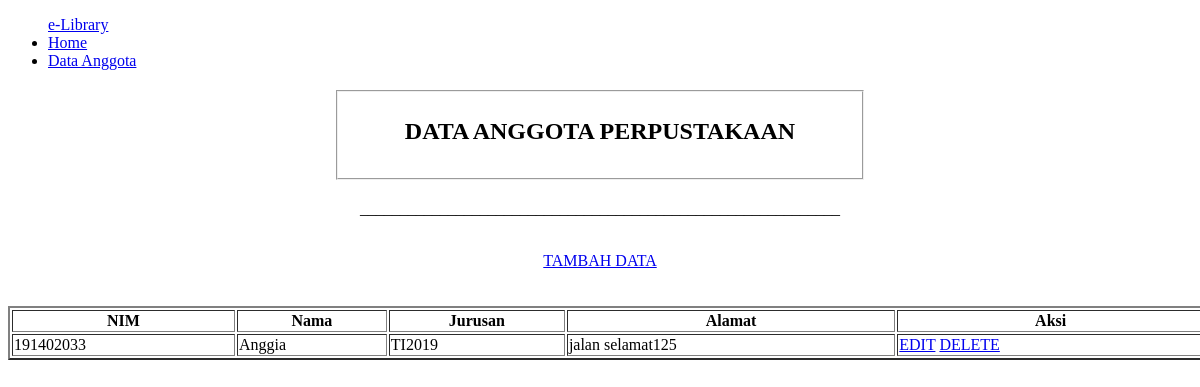
Page /dataanggota.php on the earlier database version.
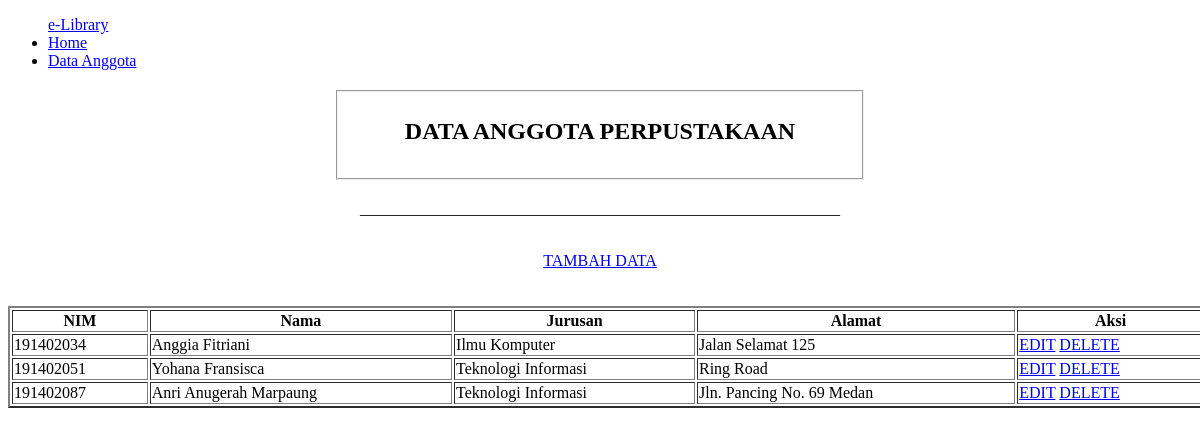
Same page on the later database version.
### tables this page shows
CREATE TABLE `mahasiswa` (
  `nim` int(11) NOT NULL,
  `nama` varchar(30) NOT NULL,
  `jurusan` varchar(50) NOT NULL,
  `alamat` varchar(100) NOT NULL
);

### dataanggota.php (the view, shortened to what this page needs)
<!DOCTYPE html>
<html>
<head>
</head>
<body>
	<ul>
  	<a class="navbar-brand" href="#">e-Library</a>
  	<li><a href="index.php">Home</a></li>
  	<li><a class="active" href="dataanggota.php">Data Anggota</a></li>
	</ul>
	<center><fieldset style="background-color: white;width: 500px; height: 70px; margin: 20px;"><h2 align="center" style="color:black;">DATA ANGGOTA PERPUSTAKAAN </h2></fieldset>
	<center><p>____________________________________________________________</p>
	<br/>
	<center><a href="input.php"class="btn btn-success">TAMBAH DATA<a></center>
	<br/>
	<br/>
	<table border=2 align="center" style="background-color: white" width= "1200px">
		<tr>
			<th>NIM</th>
			<th>Nama</th>
			<th>Jurusan</th>
			<th>Alamat</th>
			<th>Aksi</th>
		</tr>
		<?php
		include 'koneksi.php';
		$data = mysqli_query($koneksi,"SELECT * FROM mahasiswa");
		while ($d = mysqli_fetch_array($data)) {
	?>
		<tr>
			<td><?php echo $d['nim']; ?></td>
			<td><?php echo $d['nama']; ?></td>
			<td><?php echo $d['jurusan']; ?></td>
			<td><?php echo $d['alamat']; ?></td>
			<td>
				<a href="update.php?nim=<?php echo $d['nim']; ?>" class="btn btn-primary">EDIT</a>
				<a href="delete.php?nim=<?php echo $d['nim']; ?>" class="btn btn-danger">DELETE</a>
			</td>
		</tr>
		<?php
		}
		?>
	</table></fieldset>
</body>
</html>

Differences in the rows shown:
removed mahasiswa: nim "191402033", nama "Anggia", jurusan "TI2019", alamat "jalan selamat125"
added mahasiswa: nim "191402034", nama "Anggia Fitriani", jurusan "Ilmu Komputer", alamat "Jalan Selamat 125"
added mahasiswa: nim "191402051", nama "Yohana Fransisca", jurusan "Teknologi Informasi", alamat "Ring Road"
added mahasiswa: nim "191402087", nama "Anri Anugerah Marpaung", jurusan "Teknologi Informasi", alamat "Jln. Pancing No. 69 Medan"
